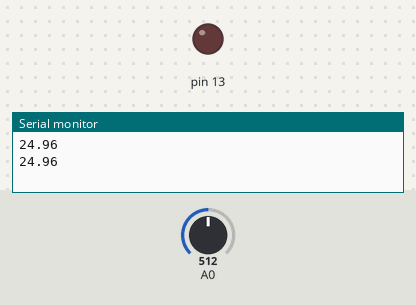
Simulated run of this sketch. Board: Arduino Uno, built with avr-gcc and run on an emulated ATmega328P. On the bench: output pins drawn as LEDs (lit = HIGH), the last lines printed to the serial monitor. Inputs (shaded band) come from the test bench; at power-on: A0 = 512.

Above: at 1.8 s.
1.9 s: A0 set to 467
3.4 s: A0 set to 444
At 4.3 s:
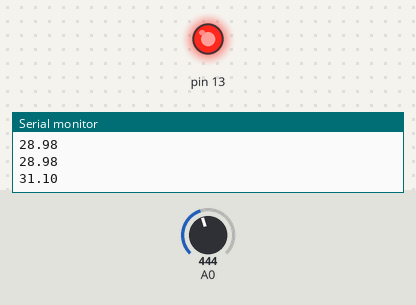
5.5 s: A0 set to 511
At 7.0 s:
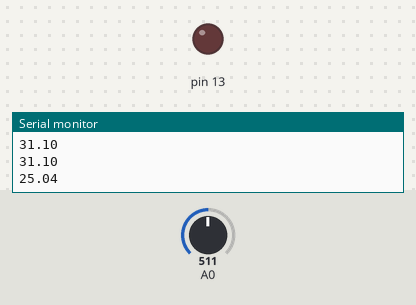
7.5 s: A0 set to 306
At 8.6 s:
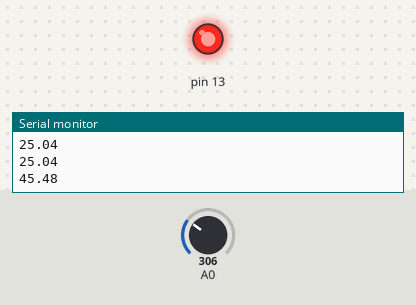
Timing chart, 0 to 10.5 s (numbered marks = the images above; inputs shaded):
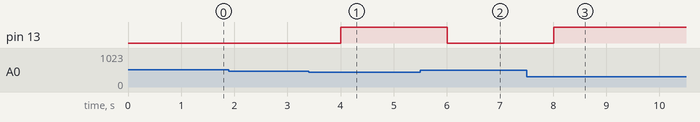

Measured:
- the behaviour switches between 456 and 455 on A0 (found by bisection; images 0 and 1)
- after the input at 3.4 s, pin 13: LOW → HIGH after 0.60 s
- after the input at 5.5 s, pin 13: HIGH → LOW after 0.51 s
- after the input at 7.5 s, pin 13: LOW → HIGH after 0.51 s

The sketch:

sketch.ino
```cpp
const float BETA = 3950;

void setup() {
  pinMode(A0, INPUT);
  pinMode(13, OUTPUT);
  Serial.begin(9600);
}

void loop() {
  int analogValue = analogRead(A0);
  float temperature = 1.0 / (log(1/ (1023. / analogValue - 1)) / BETA + (1.0 / 298.15)) - 273.15;
  Serial.println(temperature);

  if (temperature > 30.0) {
    digitalWrite(13, HIGH);
  } else {
    digitalWrite(13, LOW);
  }

  delay(1000);
}
```
